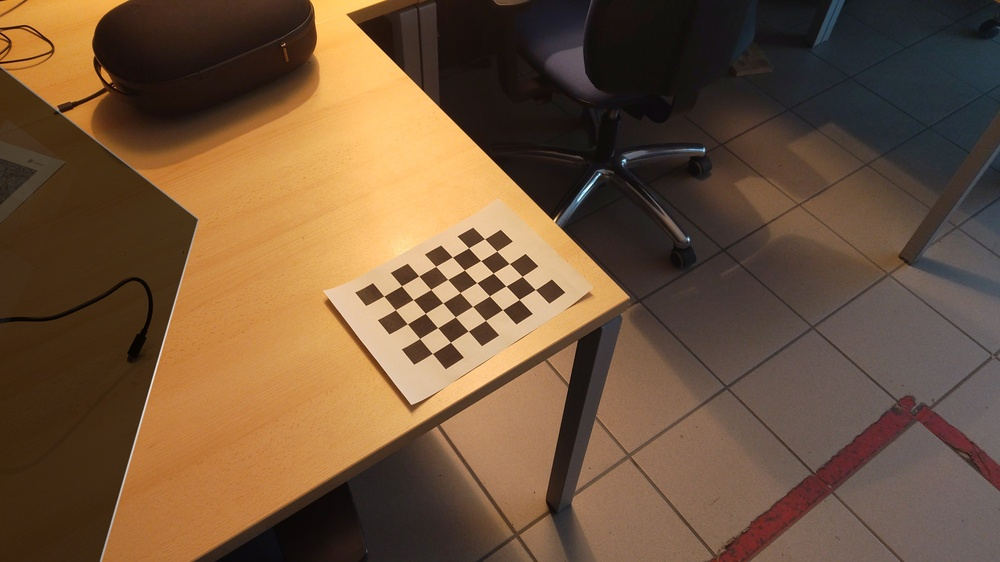
#> input picture Calibration/CalibImage/20230406_072551_HoloLens.jpg, 1000 x 562 px, shrunk from 3904 x 2196 before the run
$ python main.py CalibImage/20230406_072551_HoloLens.jpg
#> lines starting #> are read from the running program, lines starting #| are printed output that depends on the picture
#!/usr/bin/env python

'''
main.py
This script is adapted from OpenCV.
Changes include parsing more parameters, and formatting the json and yaml saving of calibration results.
Revision by Long Qian
Contact: lqian8@jhu.edu
camera calibration for distorted images with chess board samples
reads distorted images, calculates the calibration and write undistorted images
usage:
    main.py [--debug <output path>] [--square_size] [--pattern_width] [--pattern_height] [<image mask>]
default values:
    --debug:    ./output/
    --square_size: 3.0
    --pattern_width: 7
    --pattern_height: 5
    <image mask> defaults to data/*.jpg
'''
# run with
# python main.py --debug ./output/ --square_size 3.0 --pattern_width 7 --pattern_height 5 CalibImage/*.jpg

from __future__ import print_function

import json
# built-in modules
import os
import yaml

import cv2
import numpy as np

# local modules
from Calibration.src.common.common import splitfn

if __name__ == '__main__':
    import sys
    import getopt
    from glob import glob

    args, img_mask = getopt.getopt(sys.argv[1:], '', ['debug=', 'square_size=', 'pattern_width=', 'pattern_height='])
    args = dict(args)
    args.setdefault('--debug', './output/')
    args.setdefault('--square_size', 3.0)
    args.setdefault('--pattern_width', 7)
    args.setdefault('--pattern_height', 5)
    if not img_mask:
        img_mask = '*.jpg'  # default
    else:
        img_mask = img_mask[0]
    print(img_mask)

    img_names = glob(img_mask)
    debug_dir = args.get('--debug')
    if not os.path.isdir(debug_dir):
        os.mkdir(debug_dir)
    square_size = float(args.get('--square_size'))

    # pattern_size should be set to the pattern used for calibration
    # 7x5 is the default opencv setup
    pattern_size = (int(args.get('--pattern_width')), int(args.get('--pattern_height')))
    pattern_points = np.zeros((np.prod(pattern_size), 3), np.float32)
    pattern_points[:, :2] = np.indices(pattern_size).T.reshape(-1, 2)
    pattern_points *= square_size

    print(square_size)

    obj_points = []
    img_points = []
    h, w = 0, 0
    img_names_undistort = []
    for fn in img_names:
        print('processing %s... ' % fn, end='')
        img = cv2.imread(fn, 0)
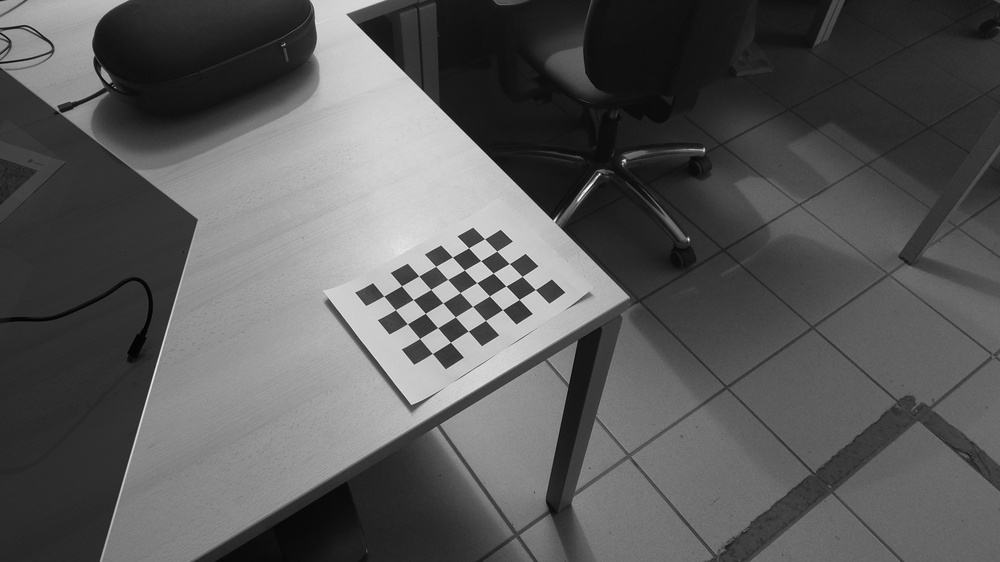
#> img: shape (562, 1000); min 0, max 255, mean 89.4
        if img is None:
            print("Failed to load", fn)
            continue

        h, w = img.shape[:2]
#> h = 562; w = 1000
        found, corners = cv2.findChessboardCorners(img, pattern_size)
#> found = True; corners = 35 rows, first 8: [383.7, 296], [401.5, 285.8], [418.7, 275.9], [435.7, 266.4], [452.4, 257.1], [468.6, 247.8], [484.5, 238.7], [395.4, 309.8]
        if found:
            term = (cv2.TERM_CRITERIA_EPS + cv2.TERM_CRITERIA_COUNT, 30, 0.1)
            cv2.cornerSubPix(img, corners, (5, 5), (-1, -1), term)

        if debug_dir:
            vis = cv2.cvtColor(img, cv2.COLOR_GRAY2BGR)
            cv2.drawChessboardCorners(vis, pattern_size, corners, found)
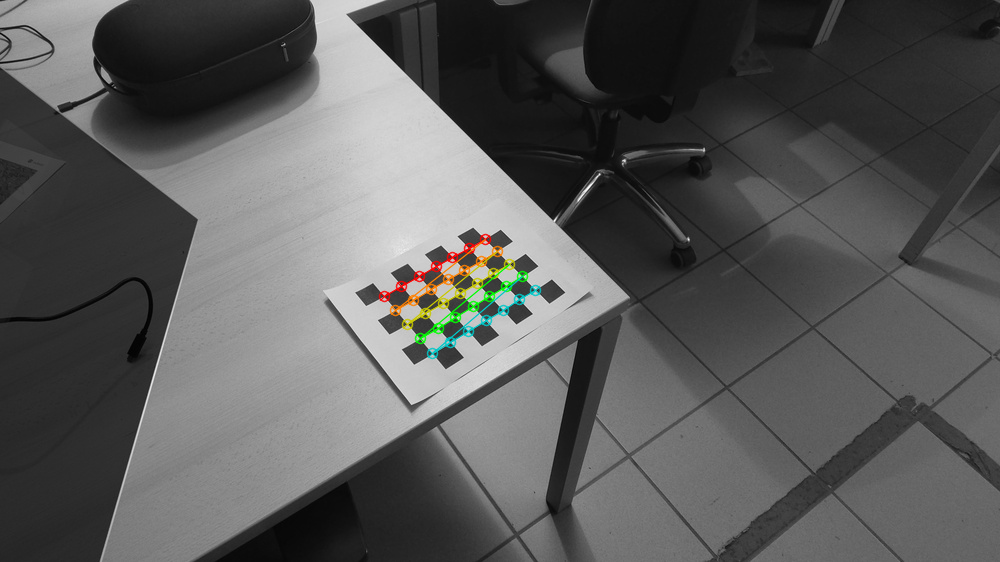
#> vis: shape (562, 1000, 3); mean B, G, R 88.9, 89.5, 89.4
#> (the run stopped early here; a loop or call above may not have finished)

$ run again, on Calibration/CalibImage/20230406_072829_HoloLens.jpg
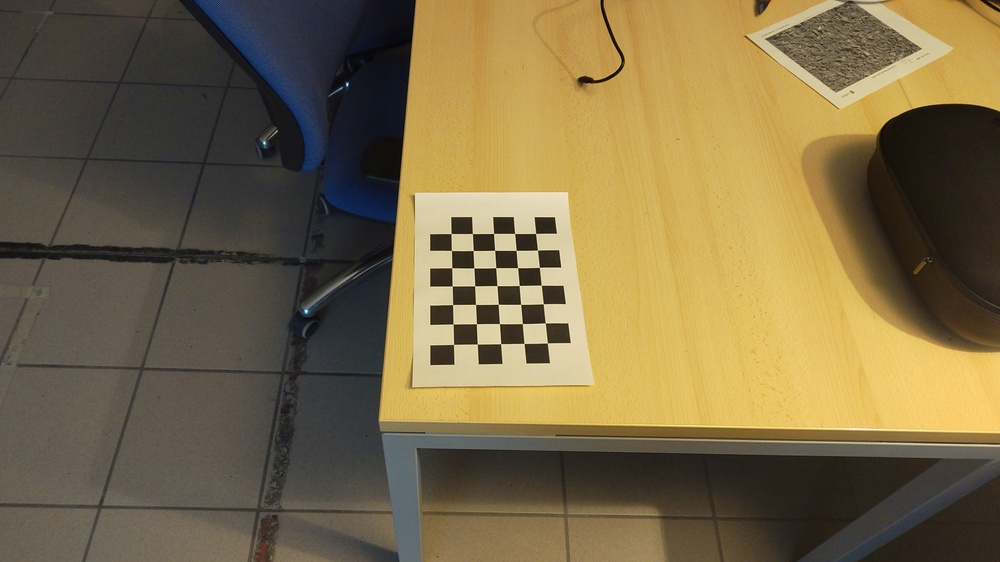
#> input picture Calibration/CalibImage/20230406_072829_HoloLens.jpg, 1000 x 562 px, shrunk from 3904 x 2196 before the run
#> `img = cv2.imread(fn, 0)`:
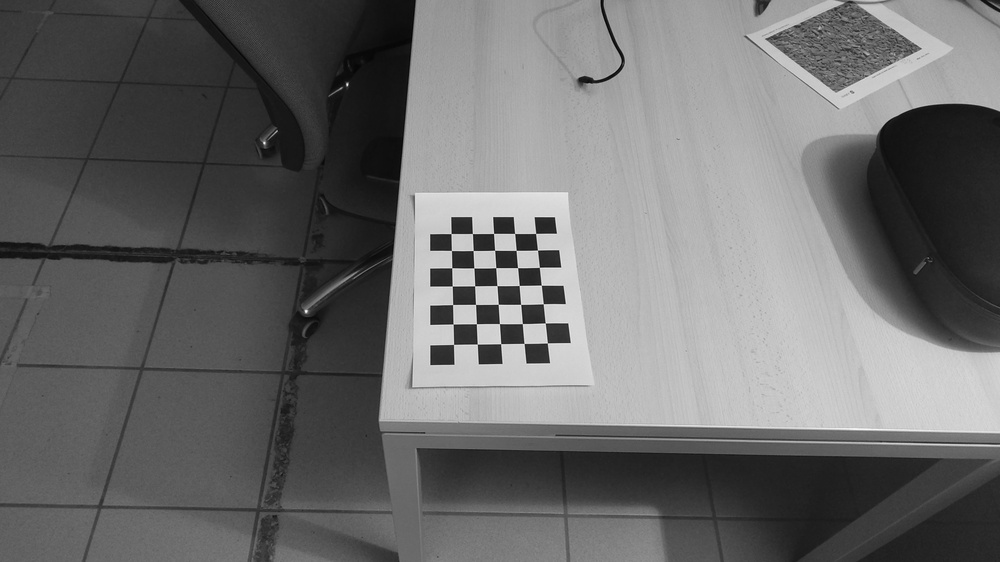
#> img: shape (562, 1000); min 4, max 250, mean 107.4
#> found = True; corners = 35 rows, first 8: [453.5, 344.4], [453.1, 324], [452.6, 304.5], [452.3, 286], [451.8, 267.7], [451.4, 250.5], [451, 233.6], [477.3, 344.1]
#> `cv2.drawChessboardCorners(vis, pattern_size, corners, found)`:
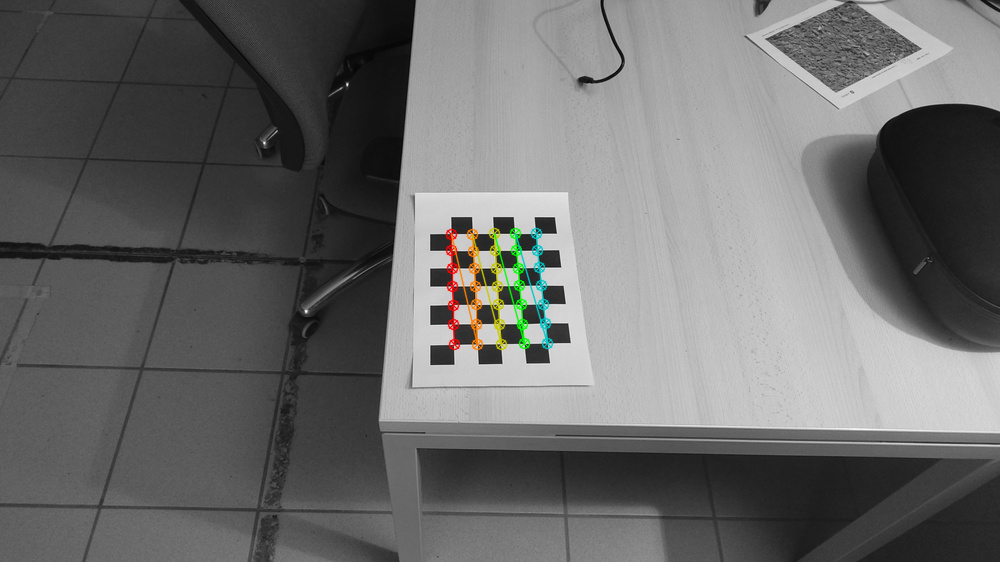
#> vis: shape (562, 1000, 3); mean B, G, R 106.9, 107.6, 107.5

$ run again, on Calibration/CalibImage/20230406_073111_HoloLens.jpg
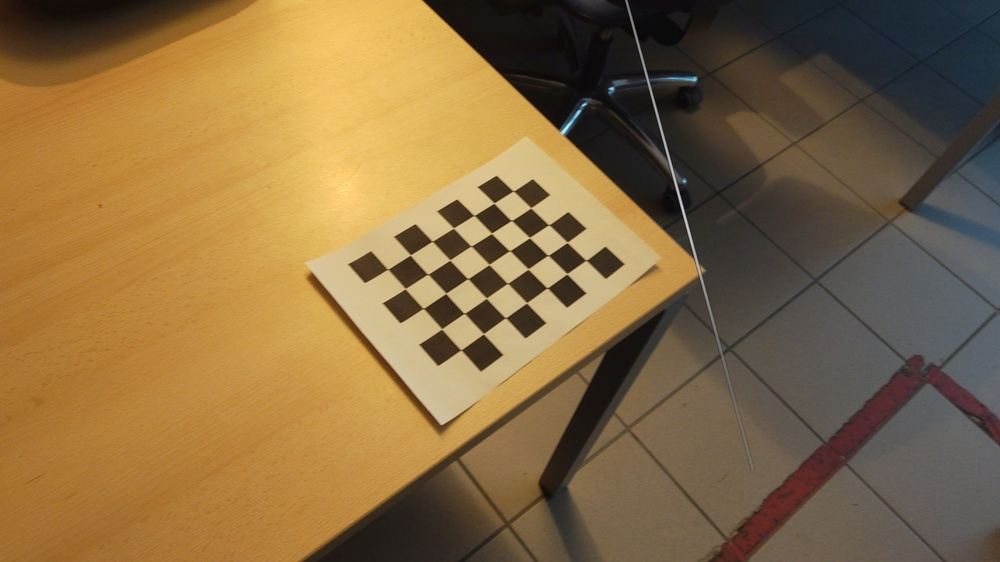
#> input picture Calibration/CalibImage/20230406_073111_HoloLens.jpg, 1000 x 562 px, shrunk from 3904 x 2196 before the run
#> `img = cv2.imread(fn, 0)`:
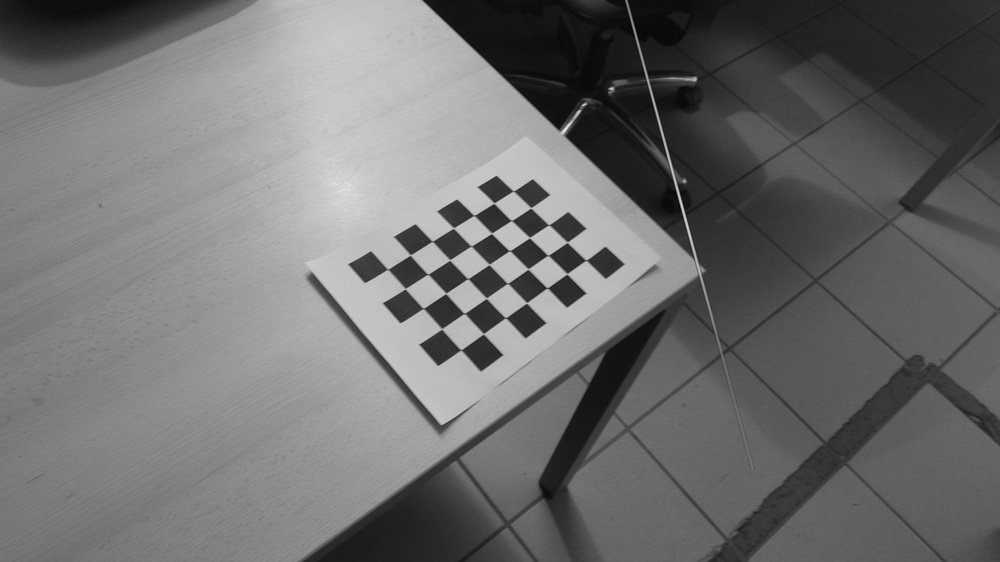
#> img: shape (562, 1000); min 4, max 240, mean 110.7
#> found = True; corners = 35 rows, first 8: [387.7, 269.4], [410.2, 255.1], [432.1, 241.4], [453.4, 228], [473.9, 215.4], [493.9, 203.2], [513.3, 191.1], [405.2, 288.6]
#> `cv2.drawChessboardCorners(vis, pattern_size, corners, found)`:
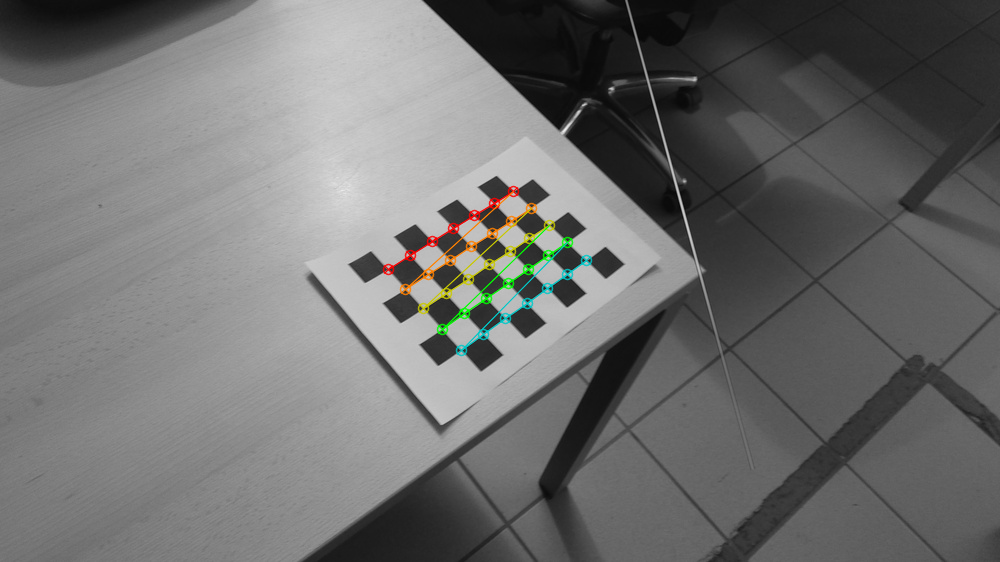
#> vis: shape (562, 1000, 3); mean B, G, R 110.1, 110.9, 110.7

$ run again, on Calibration/CalibImage/20230406_073127_HoloLens.jpg
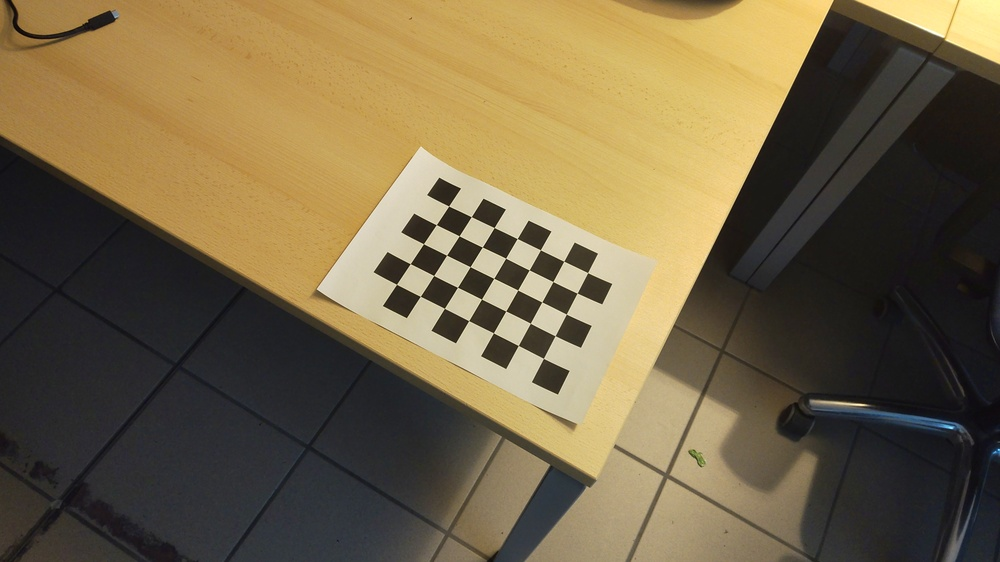
#> input picture Calibration/CalibImage/20230406_073127_HoloLens.jpg, 1000 x 562 px, shrunk from 3904 x 2196 before the run
#> `img = cv2.imread(fn, 0)`:
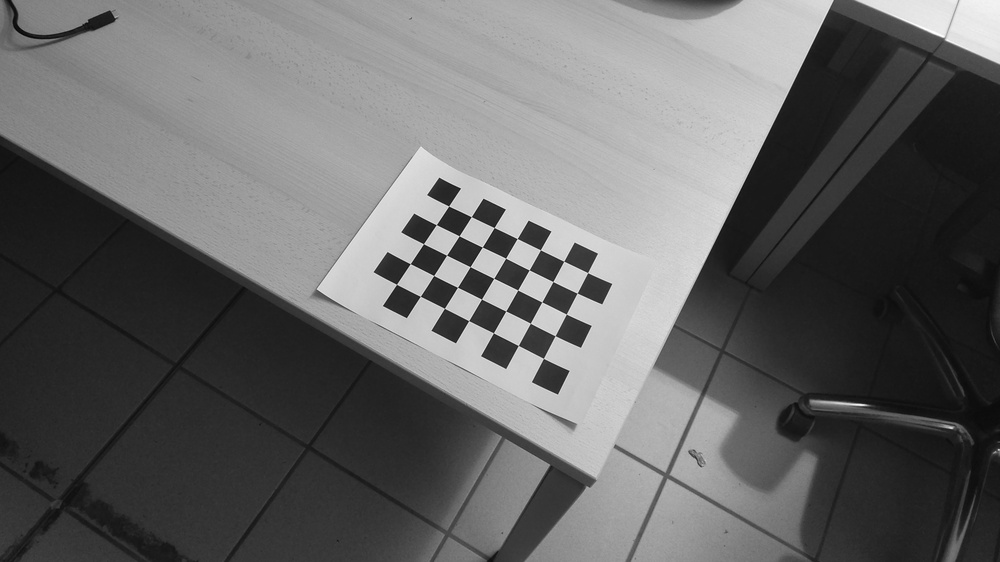
#> img: shape (562, 1000); min 2, max 255, mean 102.2
#> found = True; corners = 35 rows, first 8: [448.6, 206], [471.3, 216.7], [494.2, 227.5], [517.1, 238.6], [540.4, 249.8], [563.7, 261.3], [587.6, 272.6], [436.3, 224.6]
#> `cv2.drawChessboardCorners(vis, pattern_size, corners, found)`:
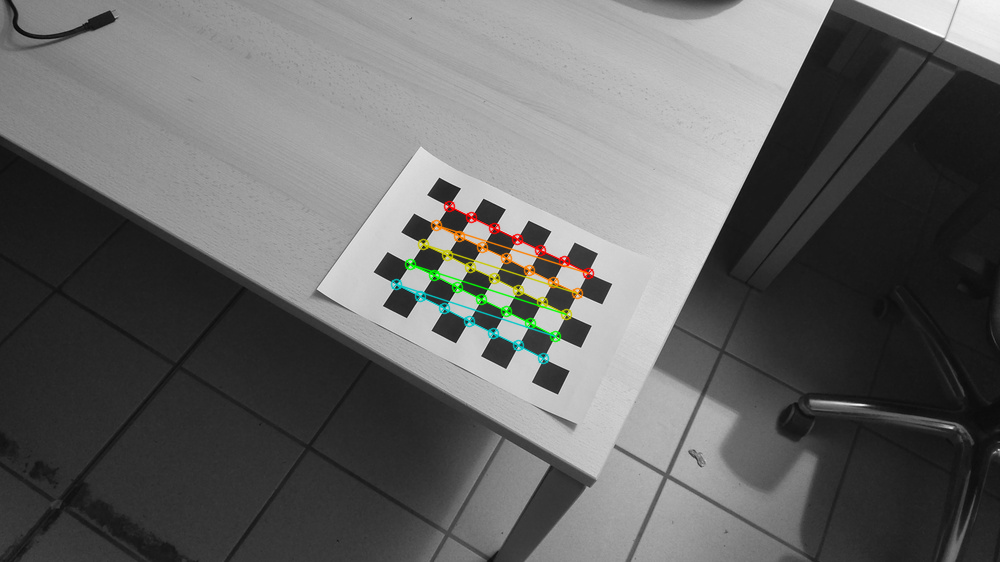
#> vis: shape (562, 1000, 3); mean B, G, R 101.6, 102.4, 102.2
